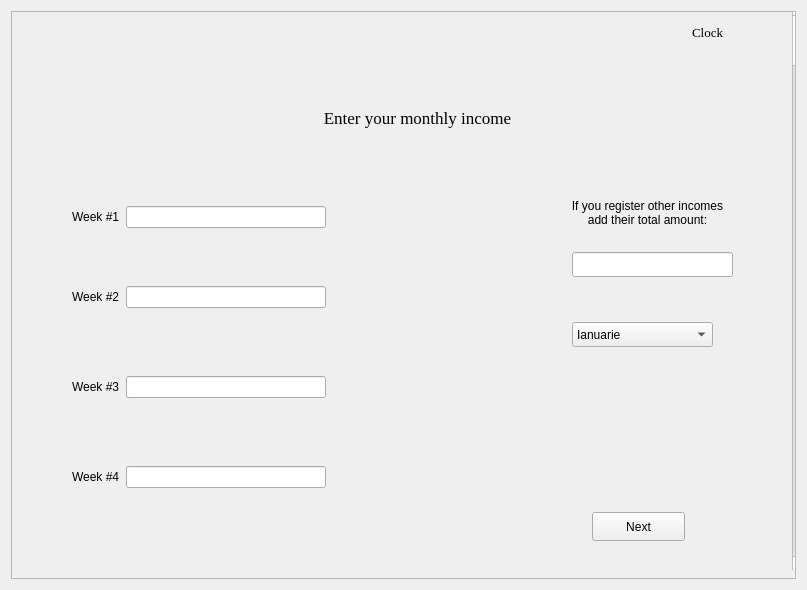
<?xml version="1.0" encoding="UTF-8"?>
<ui version="4.0">
 <class>MainWindow2</class>
 <widget class="QWidget" name="MainWindow2">
  <property name="geometry">
   <rect>
    <x>0</x>
    <y>0</y>
    <width>807</width>
    <height>590</height>
   </rect>
  </property>
  <property name="windowTitle">
   <string>BabySteps</string>
  </property>
  <layout class="QGridLayout" name="gridLayout">
   <item row="0" column="1">
    <widget class="QScrollArea" name="scrollArea">
     <property name="widgetResizable">
      <bool>true</bool>
     </property>
     <widget class="QWidget" name="scrollAreaWidgetContents">
      <property name="geometry">
       <rect>
        <x>0</x>
        <y>0</y>
        <width>783</width>
        <height>566</height>
       </rect>
      </property>
      <widget class="QFrame" name="frame">
       <property name="geometry">
        <rect>
         <x>-10</x>
         <y>-10</y>
         <width>1200</width>
         <height>3000</height>
        </rect>
       </property>
       <property name="minimumSize">
        <size>
         <width>1200</width>
         <height>3000</height>
        </size>
       </property>
       <property name="maximumSize">
        <size>
         <width>16777215</width>
         <height>16777215</height>
        </size>
       </property>
       <property name="frameShape">
        <enum>QFrame::StyledPanel</enum>
       </property>
       <property name="frameShadow">
        <enum>QFrame::Raised</enum>
       </property>
       <widget class="QLabel" name="label">
        <property name="geometry">
         <rect>
          <x>200</x>
          <y>80</y>
          <width>431</width>
          <height>71</height>
         </rect>
        </property>
        <property name="font">
         <font>
          <family>Times New Roman</family>
          <pointsize>13</pointsize>
         </font>
        </property>
        <property name="text">
         <string>Enter your monthly income</string>
        </property>
        <property name="alignment">
         <set>Qt::AlignCenter</set>
        </property>
       </widget>
       <widget class="QLabel" name="label_6">
        <property name="geometry">
         <rect>
          <x>540</x>
          <y>160</y>
          <width>211</width>
          <height>101</height>
         </rect>
        </property>
        <property name="text">
         <string>If you register other incomes 
add their total amount:</string>
        </property>
        <property name="alignment">
         <set>Qt::AlignCenter</set>
        </property>
       </widget>
       <widget class="QLineEdit" name="VenituriStraine">
        <property name="geometry">
         <rect>
          <x>570</x>
          <y>250</y>
          <width>161</width>
          <height>25</height>
         </rect>
        </property>
       </widget>
       <widget class="QPushButton" name="NextVenituriWindow">
        <property name="geometry">
         <rect>
          <x>590</x>
          <y>510</y>
          <width>93</width>
          <height>29</height>
         </rect>
        </property>
        <property name="text">
         <string>Next</string>
        </property>
       </widget>
       <widget class="QWidget" name="layoutWidget">
        <property name="geometry">
         <rect>
          <x>70</x>
          <y>200</y>
          <width>254</width>
          <height>30</height>
         </rect>
        </property>
        <layout class="QHBoxLayout" name="horizontalLayout">
         <item>
          <widget class="QLabel" name="label_2">
           <property name="text">
            <string>Week #1</string>
           </property>
          </widget>
         </item>
         <item>
          <widget class="QLineEdit" name="Saptamana1Salariala">
           <property name="maxLength">
            <number>12</number>
           </property>
          </widget>
         </item>
        </layout>
       </widget>
       <widget class="QWidget" name="layoutWidget_2">
        <property name="geometry">
         <rect>
          <x>70</x>
          <y>280</y>
          <width>254</width>
          <height>30</height>
         </rect>
        </property>
        <layout class="QHBoxLayout" name="horizontalLayout_2">
         <item>
          <widget class="QLabel" name="label_3">
           <property name="text">
            <string>Week #2</string>
           </property>
          </widget>
         </item>
         <item>
          <widget class="QLineEdit" name="Saptamana2Salariala"/>
         </item>
        </layout>
       </widget>
       <widget class="QWidget" name="layoutWidget_3">
        <property name="geometry">
         <rect>
          <x>70</x>
          <y>370</y>
          <width>254</width>
          <height>30</height>
         </rect>
        </property>
        <layout class="QHBoxLayout" name="horizontalLayout_3">
         <item>
          <widget class="QLabel" name="label_4">
           <property name="text">
            <string>Week #3</string>
           </property>
          </widget>
         </item>
         <item>
          <widget class="QLineEdit" name="Saptamana3Salariala"/>
         </item>
        </layout>
       </widget>
       <widget class="QWidget" name="layoutWidget_4">
        <property name="geometry">
         <rect>
          <x>70</x>
          <y>460</y>
          <width>254</width>
          <height>30</height>
         </rect>
        </property>
        <layout class="QHBoxLayout" name="horizontalLayout_4">
         <item>
          <widget class="QLabel" name="label_5">
           <property name="text">
            <string>Week #4</string>
           </property>
          </widget>
         </item>
         <item>
          <widget class="QLineEdit" name="Saptamana4Salariala"/>
         </item>
        </layout>
       </widget>
       <widget class="QComboBox" name="comboBox">
        <property name="geometry">
         <rect>
          <x>570</x>
          <y>320</y>
          <width>141</width>
          <height>25</height>
         </rect>
        </property>
        <item>
         <property name="text">
          <string>Ianuarie</string>
         </property>
        </item>
        <item>
         <property name="text">
          <string>Februarie</string>
         </property>
        </item>
        <item>
         <property name="text">
          <string>Martie</string>
         </property>
        </item>
       </widget>
       <widget class="QLabel" name="clock">
        <property name="geometry">
         <rect>
          <x>690</x>
          <y>20</y>
          <width>51</width>
          <height>21</height>
         </rect>
        </property>
        <property name="palette">
         <palette>
          <active>
           <colorrole role="WindowText">
            <brush brushstyle="SolidPattern">
             <color alpha="255">
              <red>0</red>
              <green>0</green>
              <blue>0</blue>
             </color>
            </brush>
           </colorrole>
          </active>
          <inactive>
           <colorrole role="WindowText">
            <brush brushstyle="SolidPattern">
             <color alpha="255">
              <red>0</red>
              <green>0</green>
              <blue>0</blue>
             </color>
            </brush>
           </colorrole>
          </inactive>
          <disabled>
           <colorrole role="WindowText">
            <brush brushstyle="SolidPattern">
             <color alpha="255">
              <red>0</red>
              <green>0</green>
              <blue>0</blue>
             </color>
            </brush>
           </colorrole>
          </disabled>
         </palette>
        </property>
        <property name="font">
         <font>
          <family>Times New Roman</family>
          <pointsize>10</pointsize>
         </font>
        </property>
        <property name="text">
         <string>Clock</string>
        </property>
       </widget>
       <widget class="QScrollBar" name="verticalScrollBar">
        <property name="geometry">
         <rect>
          <x>790</x>
          <y>0</y>
          <width>17</width>
          <height>568</height>
         </rect>
        </property>
        <property name="orientation">
         <enum>Qt::Vertical</enum>
        </property>
       </widget>
      </widget>
     </widget>
    </widget>
   </item>
  </layout>
 </widget>
 <resources/>
 <connections/>
</ui>
